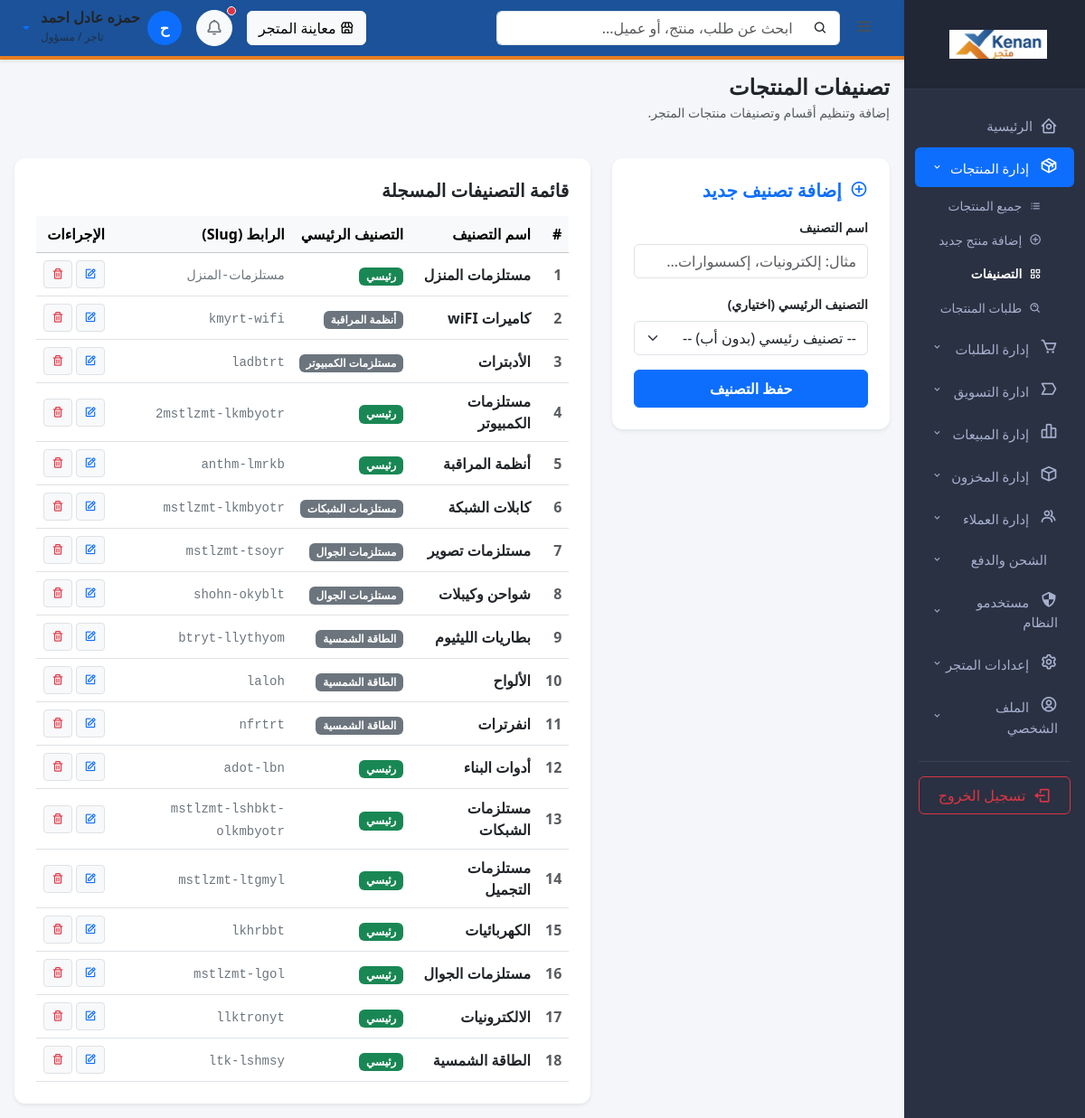
Before: /merchant/categories/ (signed in) with the older database file.
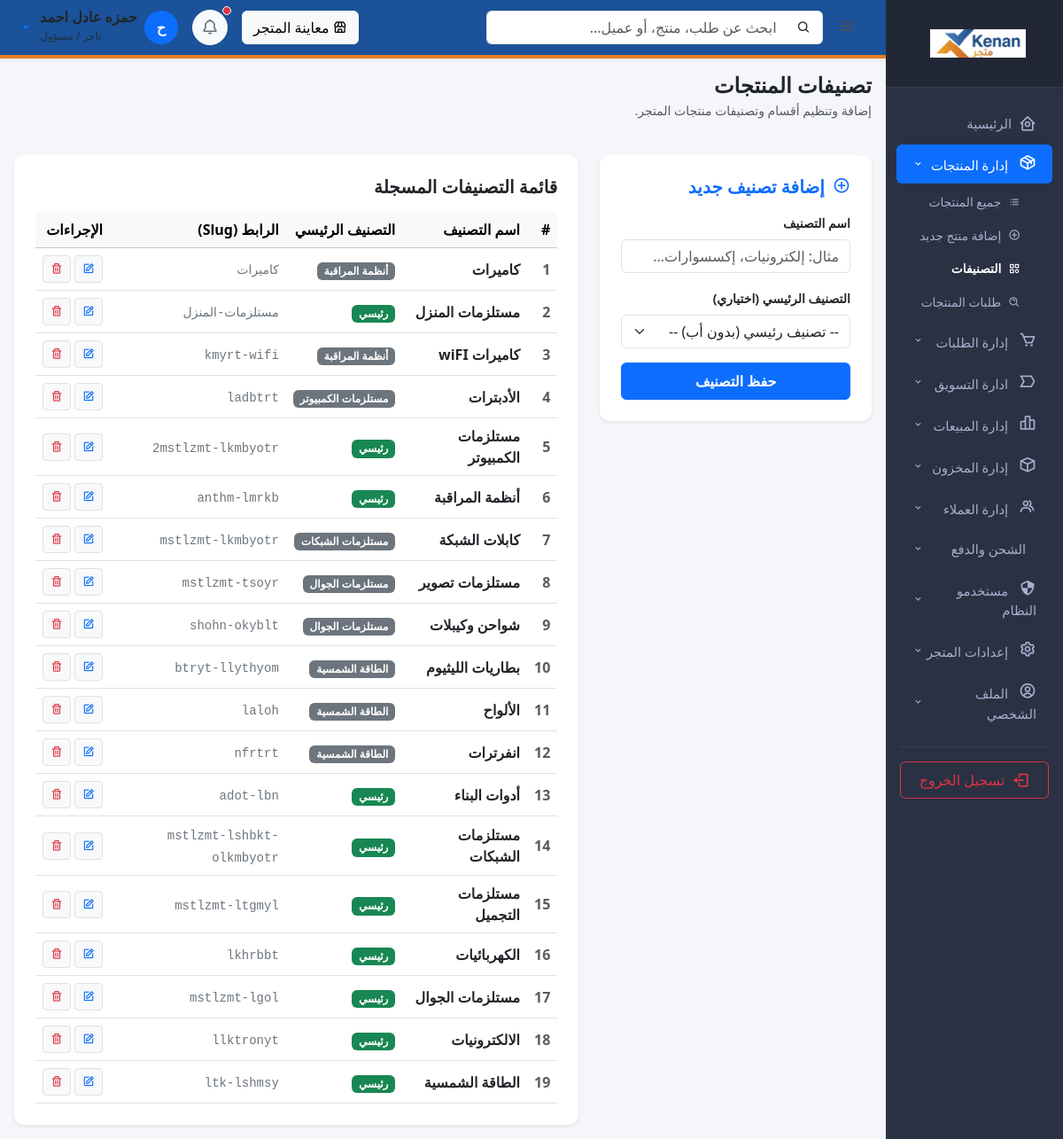
After: the same page with the newer database file.
### shop/models/category.py (models this page shows, shortened)
class Category(django.db.models.Model):
    name = django.db.models.CharField(max_length=200, verbose_name="اسم التصنيف")
    slug = django.db.models.SlugField(unique=True, null=True, blank=True, verbose_name="الرابط (Slug)")
    parent = django.db.models.ForeignKey(
        'self',
        on_delete=django.db.models.CASCADE,
        null=True,
        blank=True,
        related_name='children',
        verbose_name="التصنيف الرئيسي"
    )
    class Meta:
        verbose_name = "تصنيف"
        verbose_name_plural = "التصنيفات"

### shop/views/merchant/category_list.py (the view, shortened to what this page needs)
@staff_required
def merchant_category_list(request):
    categories = Category.objects.all().order_by('-id')
    main_categories = Category.objects.filter(parent__isnull=True)
    context = {
        'categories': categories,
        'main_categories': main_categories,
    }
    return render(request, 'shop/merchant/merchant_category_list.html', context)

### shop/context_processors.py (called while the page is built)
def nav_categories(request):
    return {'nav_categories': Category.objects.filter(parent=None).prefetch_related('children')}

def cart_summary(request):
    cart_id = request.session.get('cart_id')
    cart = Cart.objects.filter(id=cart_id).first() if cart_id else None
    return {'cart_count': cart.get_total_items() if cart else 0}

### shop/views/merchant/staff_required.py (called while the page is built)
def staff_required(view_func):
    def check_user(user):
        return user.is_authenticated and user.is_staff
    decorated_view = user_passes_test(
        check_user,
        login_url='login',
        redirect_field_name=None
    )(view_func)
    return decorated_view

### shop/templates/shop/merchant/merchant_category_list.html (shortened to what this page needs)
{% extends 'admin/veltrix_base.html' %}
{% load static %}
{% block content %}
<div class="d-flex justify-content-between align-items-center mb-4">
    <div>
        <h4 class="fw-bold text-dark m-0">تصنيفات المنتجات</h4>
        <p class="text-muted small mt-1">إضافة وتنظيم أقسام وتصنيفات منتجات المتجر.</p>
    </div>
</div>
<div class="row g-4">
    <div class="col-lg-4">
        <div class="card p-4 shadow-sm border-0">
            <h5 class="fw-bold mb-3 text-primary"><i class="bx bx-plus-circle me-1"></i> إضافة تصنيف جديد</h5>
            <form method="POST">
                <div class="mb-3">
                    <label class="form-label fw-bold small">اسم التصنيف</label>
                    <input type="text" name="name" class="form-control" placeholder="مثال: إلكترونيات، إكسسوارات..." required>
                </div>
                <div class="mb-3">
                    <label class="form-label fw-bold small">التصنيف الرئيسي (اختياري)</label>
                    <select name="parent" class="form-select">
                        <option value="">-- تصنيف رئيسي (بدون أب) --</option>
                    </select>
                </div>
                <button type="submit" class="btn btn-primary w-100 py-2 fw-bold">حفظ التصنيف</button>
            </form>
        </div>
    </div>
    <div class="col-lg-8">
        <div class="card p-4 shadow-sm border-0">
            <h5 class="fw-bold mb-3">قائمة التصنيفات المسجلة</h5>
            <div class="table-responsive">
                <table class="table table-hover align-middle mb-0">
                    <thead class="table-light">
                        <tr>
                            <th>#</th>
                            <th>اسم التصنيف</th>
                            <th>التصنيف الرئيسي</th>
                            <th>الرابط (Slug)</th>
                            <th>الإجراءات</th>
                        </tr>
                    </thead>
                    <tbody>
                        {% for cat in categories %}
                        <tr>
                            <td class="fw-bold text-muted">{{ forloop.counter }}</td>
                            <td class="fw-bold text-dark">{{ cat.name }}</td>
                            <td>
                                {% if cat.parent %}
                                    <span class="badge bg-secondary">{{ cat.parent.name }}</span>
                                {% else %}
                                    <span class="badge bg-success">رئيسي</span>
                                {% endif %}
                            </td>
                            <td><code class="text-secondary">{{ cat.slug }}</code></td>
                            <td>
                                <div class="d-flex gap-1">
                                    <button class="btn btn-sm btn-light text-primary border" data-bs-toggle="modal" data-bs-target="#editCategoryModal{{ cat.id }}" title="تعديل">
                                        <i class="bx bx-edit"></i>
                                    </button>
                                    <form method="post" onsubmit="return confirm('هل أنت متأكد من حذف هذا التصنيف؟');">
                                        <button type="submit" class="btn btn-sm btn-light text-danger border" title="حذف">
                                            <i class="bx bx-trash"></i>
                                        </button>
                                    </form>
                                </div>
                            </td>
                        </tr>
                        {% empty %}
                        <tr>
                            <td colspan="5" class="text-center py-4 text-muted">لا توجد تصنيفات مضافة حتى الآن.</td>
                        </tr>
                        {% endfor %}
                    </tbody>
                </table>
            </div>
        </div>
    </div>
</div>
{% endblock %}

Changed rows visible on the page:
added Category: name "كاميرات", parent.name "أنظمة المراقبة", slug "كاميرات"
